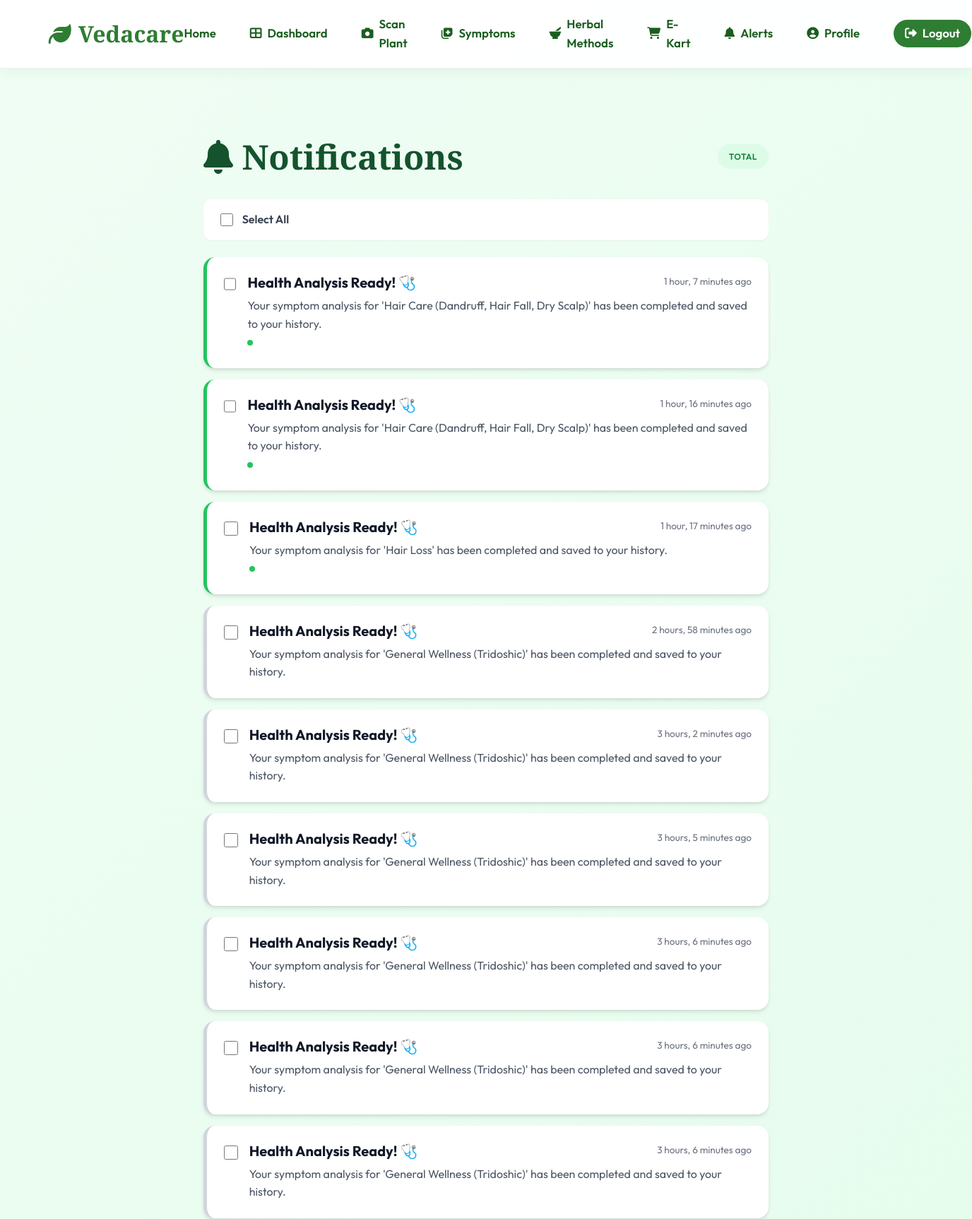
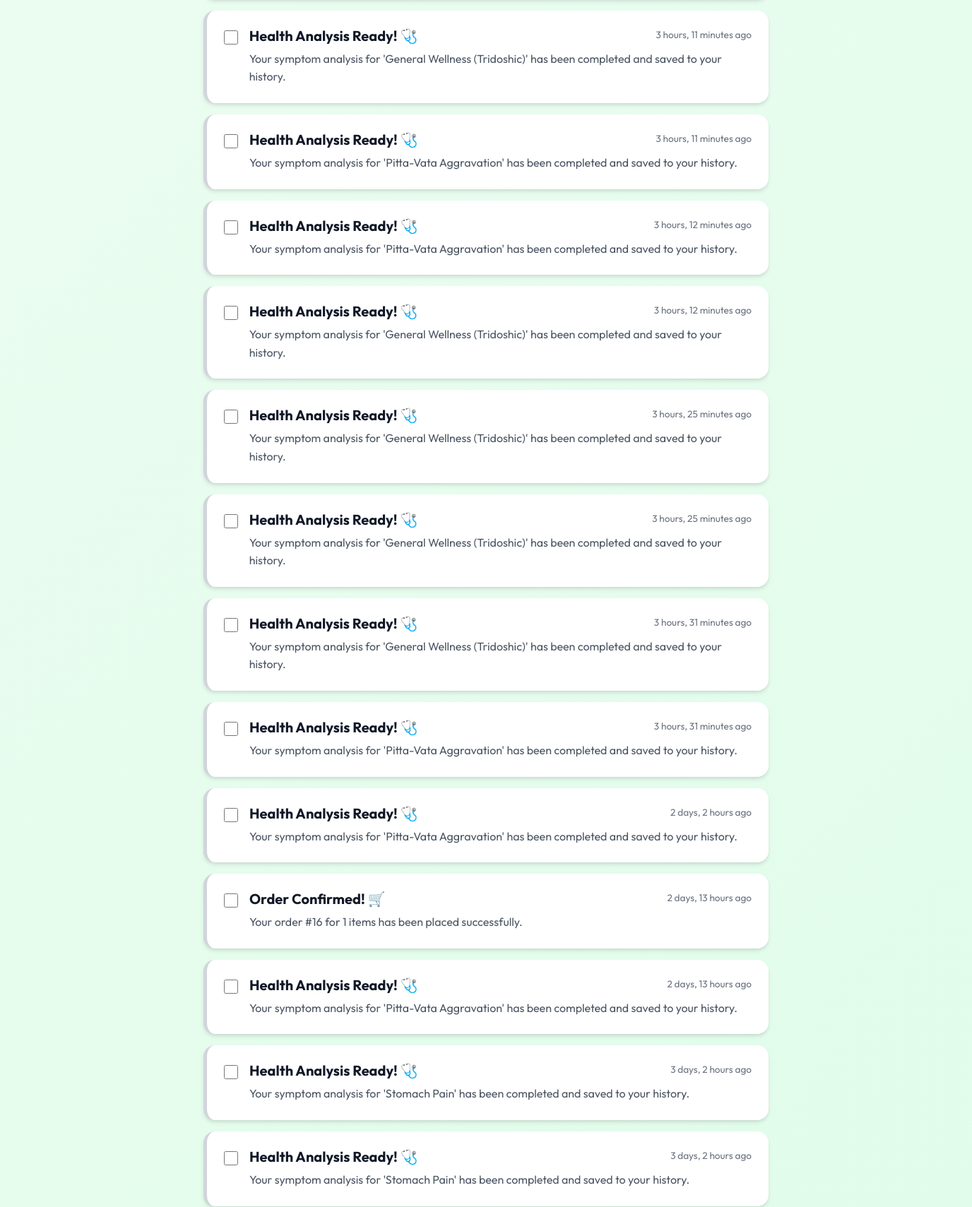
The app's page /notifications/ (signed in, upper part) with its own data (2 pictures, top to bottom).
### core/models.py (models this page shows, shortened)
class Notification(models.Model):
    user = models.ForeignKey(User, on_delete=models.CASCADE)
    title = models.CharField(max_length=200, default="New Notification")
    message = models.TextField()
    is_read = models.BooleanField(default=False)
    created_at = models.DateTimeField(auto_now_add=True)

### core/views.py (the view)
# urls.py: path('notifications/', views.notifications_view, name='notifications'),
@login_required
def notifications_view(request):
    if request.method == 'POST':
        notification_ids = request.POST.getlist('notification_ids')
        if notification_ids:
            Notification.objects.filter(id__in=notification_ids, user=request.user).delete()
            messages.success(request, f"Successfully deleted {len(notification_ids)} notification(s).")
        return redirect('notifications')
    notifications = list(Notification.objects.filter(user=request.user).order_by('-created_at'))
    Notification.objects.filter(user=request.user, is_read=False).update(is_read=True)
    return render(request, 'core/notifications.html', {'notifications': notifications})

### core/context_processors.py (called while the page is built)
def notifications_count(request):
    if request.user.is_authenticated:
        unread_count = Notification.objects.filter(user=request.user, is_read=False).count()
        return {'unread_count': unread_count}
    return {'unread_count': 0}

### templates/core/notifications.html (shortened to what this page needs)
{% extends 'core/base.html' %}
{% block content %}
<div class="container" style="padding: 4rem 1rem;">
    <div style="max-width: 800px; margin: 0 auto;">
        <div style="display: flex; justify-content: space-between; align-items: center; margin-bottom: 2rem;">
            <h1 style="color: var(--primary-900); font-family: var(--font-display);">
                <i class="fas fa-bell"></i> Notifications
            </h1>
            <span class="badge"
                style="background: var(--primary-100); color: var(--primary-700); padding: 0.5rem 1rem; border-radius: 20px; font-weight: 600;">
                {{ notifications.count }} Total
            </span>
        </div>
        {% if notifications %}
        <form method="POST" action="{% url 'notifications' %}" id="notifications-form">
            <div style="display: flex; justify-content: space-between; align-items: center; margin-bottom: 1.5rem; background: white; padding: 1rem 1.5rem; border-radius: 12px; box-shadow: var(--shadow-sm);">
                <label style="display: flex; align-items: center; gap: 0.8rem; cursor: pointer; font-weight: 600; color: var(--gray-700);">
                    <input type="checkbox" id="select-all" style="width: 18px; height: 18px; cursor: pointer;">
                    Select All
                </label>
            </div>
            <div style="display: flex; flex-direction: column; gap: 1rem;">
                {% for notification in notifications %}
                <label class="notification-row" style="cursor: pointer; display: block; background: white; padding: 1.5rem; border-radius: 1rem; box-shadow: var(--shadow-md); border-left: 5px solid {% if not notification.is_read %}var(--primary-500){% else %}var(--gray-300){% endif %}; transition: transform 0.3s;"
                    onmouseover="this.style.transform='translateX(5px)'" onmouseout="this.style.transform='translateX(0)'">
                    <div style="display: flex; gap: 1rem; align-items: flex-start;">
                        <input type="checkbox" name="notification_ids" value="{{ notification.id }}" class="notification-checkbox" style="width: 20px; height: 20px; margin-top: 0.25rem; cursor: pointer;">
                        <div style="flex-grow: 1;">
                            <div style="display: flex; justify-content: space-between; align-items: flex-start; margin-bottom: 0.5rem;">
                                <h3 style="margin: 0; color: var(--gray-900); font-size: 1.25rem;">{{ notification.title }}</h3>
                                <span style="font-size: 0.85rem; color: var(--gray-500);">{{ notification.created_at|timesince }}
                                    ago</span>
                            </div>
                            <p style="margin: 0; color: var(--gray-600); line-height: 1.6;">{{ notification.message }}</p>
                            {% if not notification.is_read %}
                            <span
                                style="display: inline-block; width: 8px; height: 8px; background: var(--primary-500); border-radius: 50%; margin-top: 0.5rem;"></span>
                            {% endif %}
                        </div>
                    </div>
                </label>
                {% endfor %}
            </div>
        </form>
        {% endif %}
    </div>
</div>
{% endblock %}

### static/css/main.css (style rules this page uses)
:root { --primary-50: #f0fdf4; --primary-100: #dcfce7; --primary-200: #bbf7d0; --primary-300: #86efac; --primary-400: #4ade80; --primary-500: #22c55e; --primary-600: #16a34a; --primary-700: #15803d; --primary-800: #166534; --primary-900: #14532d; --accent-emerald: #10b981; --accent-teal: #14b8a6; --accent-amber: #f59e0b; --accent-orange: #f97316; --gray-50: #f9fafb; --gray-100: #f3f4f6; --gray-200: #e5e7eb; --gray-300: #d1d5db; --gray-400: #9ca3af; --gray-500: #6b7280; --gray-600: #4b5563; --gray-700: #374151; --gray-800: #1f2937; --gray-900: #111827; --success: #10b981; --warning: #f59e0b; --error: #ef4444; --info: #3b82f6; --gradient-primary: linear-gradient(135deg, #16a34a 0%, #22c55e 100%); --gradient-hero: linear-gradient(135deg, #14532d 0%, #16a34a 50%, #22c55e 100%); --gradient-card: linear-gradient(135deg, rgba(255, 255, 255, 0.9) 0%, rgba(255, 255, 255, 0.7) 100%); --gradient-overlay: linear-gradient(180deg, rgba(0, 0, 0, 0) 0%, rgba(0, 0, 0, 0.7) 100%); --shadow-sm: 0 1px 2px 0 rgba(0, 0, 0, 0.05); --shadow-md: 0 4px 6px -1px rgba(0, 0, 0, 0.1), 0 2px 4px -1px rgba(0, 0, 0, 0.06); --shadow-lg: 0 10px 15px -3px rgba(0, 0, 0, 0.1), 0 4px 6px -2px rgba(0, 0, 0, 0.05); --shadow-xl: 0 20px 25px -5px rgba(0, 0, 0, 0.1), 0 10px 10px -5px rgba(0, 0, 0, 0.04); --shadow-2xl: 0 25px 50px -12px rgba(0, 0, 0, 0.25); --shadow-glow: 0 0 20px rgba(34, 197, 94, 0.3); --spacing-xs: 0.5rem; --spacing-sm: 0.75rem; --spacing-md: 1rem; --spacing-lg: 1.5rem; --spacing-xl: 2rem; --spacing-2xl: 3rem; --spacing-3xl: 4rem; --radius-sm: 0.375rem; --radius-md: 0.5rem; --radius-lg: 0.75rem; --radius-xl: 1rem; --radius-2xl: 1.5rem; --radius-full: 9999px; --font-primary: 'Inter', -apple-system, BlinkMacSystemFont, 'Segoe UI', sans-serif; --font-display: 'Playfair Display', Georgia, serif; --transition-fast: 150ms cubic-bezier(0.4, 0, 0.2, 1); --transition-base: 250ms cubic-bezier(0.4, 0, 0.2, 1); --transition-slow: 350ms cubic-bezier(0.4, 0, 0.2, 1); }
* { margin: 0; padding: 0; box-sizing: border-box; }
html { scroll-behavior: smooth; -webkit-font-smoothing: antialiased; -moz-osx-font-smoothing: grayscale; }
body { font-family: var(--font-primary); background: linear-gradient(135deg, #f0fdf4 0%, #dcfce7 100%); color: var(--gray-800); line-height: 1.6; min-height: 100vh; }
.container { max-width: 1400px; margin: 0 auto; padding: var(--spacing-2xl); }
h1, h2, h3, h4, h5, h6 { font-weight: 700; line-height: 1.2; color: var(--gray-900); }
h1 { font-size: 3rem; font-family: var(--font-display); }
h3 { font-size: 1.875rem; }
.badge { display: inline-flex; align-items: center; gap: 0.375rem; padding: 0.375rem 0.875rem; font-size: 0.75rem; font-weight: 600; text-transform: uppercase; letter-spacing: 0.5px; border-radius: var(--radius-full); background: var(--primary-100); color: var(--primary-700); }

### templates/core/base.html (style rules this page uses)
:root { --primary: #2e7d32; --primary-light: #4caf50; --primary-dark: #1b5e20; --text-main: #2e7d32; --bg: #ffffff; --font-display: 'Playfair Display', serif; --font-body: 'Outfit', sans-serif; --shadow-nav: 0 4px 20px rgba(0, 0, 0, 0.05); }
body { font-family: var(--font-body); background-color: #f4faeb; color: #333; margin: 0; padding: 0; display: flex; flex-direction: column; min-height: 100vh; }

### records on screen
Notification: title "Health Analysis Ready! 🩺", created_at "1 hour, 7 minutes", message "Your symptom analysis for 'Hair Care (Dandruff, Hair Fall, Dry Scalp)' has been completed and saved to your history.", is_read False (drawn)
Notification: title "Health Analysis Ready! 🩺", created_at "1 hour, 16 minutes", message "Your symptom analysis for 'Hair Care (Dandruff, Hair Fall, Dry Scalp)' has been completed and saved to your history.", is_read False (drawn)
Notification: title "Health Analysis Ready! 🩺", created_at "1 hour, 17 minutes", message "Your symptom analysis for 'Hair Loss' has been completed and saved to your history.", is_read False (drawn)
Notification: title "Health Analysis Ready! 🩺", created_at "2 hours, 58 minutes", message "Your symptom analysis for 'General Wellness (Tridoshic)' has been completed and saved to your history."
Notification: title "Health Analysis Ready! 🩺", created_at "3 hours, 2 minutes", message "Your symptom analysis for 'General Wellness (Tridoshic)' has been completed and saved to your history."
Notification: title "Health Analysis Ready! 🩺", created_at "3 hours, 5 minutes", message "Your symptom analysis for 'General Wellness (Tridoshic)' has been completed and saved to your history."
Notification: title "Health Analysis Ready! 🩺", created_at "3 hours, 6 minutes", message "Your symptom analysis for 'General Wellness (Tridoshic)' has been completed and saved to your history."
Notification: title "Health Analysis Ready! 🩺", created_at "3 hours, 6 minutes", message "Your symptom analysis for 'General Wellness (Tridoshic)' has been completed and saved to your history."
Notification: title "Health Analysis Ready! 🩺", created_at "3 hours, 6 minutes", message "Your symptom analysis for 'General Wellness (Tridoshic)' has been completed and saved to your history."
Notification: title "Health Analysis Ready! 🩺", created_at "3 hours, 11 minutes", message "Your symptom analysis for 'General Wellness (Tridoshic)' has been completed and saved to your history."
Notification: title "Health Analysis Ready! 🩺", created_at "3 hours, 11 minutes", message "Your symptom analysis for 'Pitta-Vata Aggravation' has been completed and saved to your history."
Notification: title "Health Analysis Ready! 🩺", created_at "3 hours, 12 minutes", message "Your symptom analysis for 'Pitta-Vata Aggravation' has been completed and saved to your history."
Notification: title "Health Analysis Ready! 🩺", created_at "3 hours, 12 minutes", message "Your symptom analysis for 'General Wellness (Tridoshic)' has been completed and saved to your history."
Notification: title "Health Analysis Ready! 🩺", created_at "3 hours, 25 minutes", message "Your symptom analysis for 'General Wellness (Tridoshic)' has been completed and saved to your history."
Notification: title "Health Analysis Ready! 🩺", created_at "3 hours, 25 minutes", message "Your symptom analysis for 'General Wellness (Tridoshic)' has been completed and saved to your history."
Notification: title "Health Analysis Ready! 🩺", created_at "3 hours, 31 minutes", message "Your symptom analysis for 'General Wellness (Tridoshic)' has been completed and saved to your history."
Notification: title "Health Analysis Ready! 🩺", created_at "3 hours, 31 minutes", message "Your symptom analysis for 'Pitta-Vata Aggravation' has been completed and saved to your history."
Notification: title "Health Analysis Ready! 🩺", created_at "2 days, 2 hours", message "Your symptom analysis for 'Pitta-Vata Aggravation' has been completed and saved to your history."
Notification: title "Order Confirmed! 🛒", created_at "2 days, 13 hours", message "Your order #16 for 1 items has been placed successfully."
Notification: title "Health Analysis Ready! 🩺", created_at "2 days, 13 hours", message "Your symptom analysis for 'Pitta-Vata Aggravation' has been completed and saved to your history."
Notification: title "Health Analysis Ready! 🩺", created_at "3 days, 2 hours", message "Your symptom analysis for 'Stomach Pain' has been completed and saved to your history."
Notification: title "Health Analysis Ready! 🩺", created_at "3 days, 2 hours", message "Your symptom analysis for 'Stomach Pain' has been completed and saved to your history."
